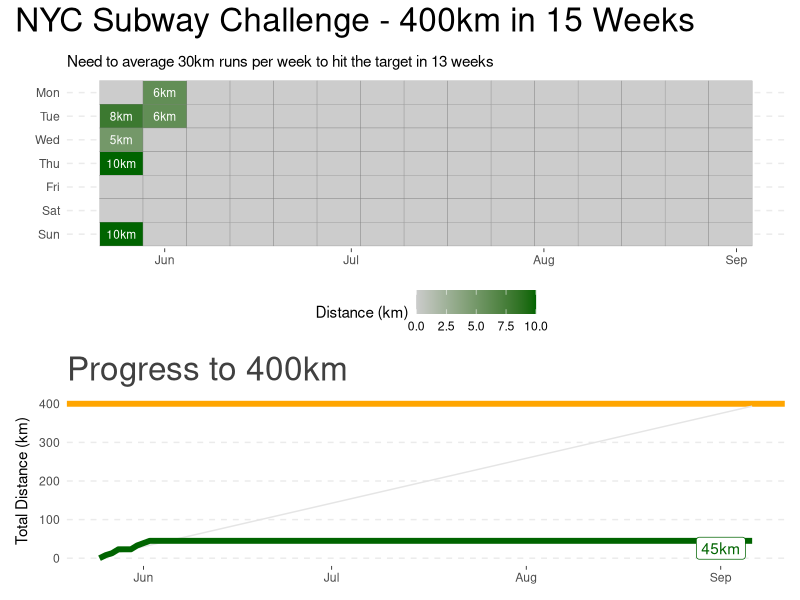

Source code (R):
## ---- chunk 1
library(tidyverse)
library(lubridate)
library(patchwork)
library(ggrepel)

plot_data <- read_csv('data/wal_strava.csv')

blog_theme <- theme_minimal() +
  theme(legend.position='bottom'
        ,plot.title = element_text(color = "grey25", size = 24)) +
  theme(panel.background = element_rect(fill = "transparent", colour = NA),
        plot.background = element_rect(fill = "transparent", colour = NA),
        axis.ticks.x = element_line(size = 0.25),
        panel.grid.major.x = element_blank(),
        panel.grid.major.y = element_line(size = 0.5, linetype = "dashed"),
        panel.grid.minor = element_blank())
## ---- chunk 2
calendar_data <- plot_data %>%
  mutate(WeekOfYear = floor_date(start_date, "week", week_start = 1), 
         DayOfWeek = lubridate::wday(start_date, label = TRUE, week_start = 1)) 

day_chart <- calendar_data %>%
  ggplot(aes(x = WeekOfYear, 
             y = fct_rev(DayOfWeek))) +
  geom_tile(aes(fill = distance), color = "grey50") +
  geom_text(data = calendar_data %>% filter(distance > 0), 
            aes(label = paste0(distance, 'km')), size=3,
            color = "white") +
  scale_fill_gradient(low="grey80", high="darkgreen") +
  labs(y = NULL, 
       x = NULL, 
       fill = 'Distance (km)', 
       subtitle = "Need to average 30km runs per week to hit the target in 13 weeks ") +
  blog_theme


daily_runs_chart <- plot_data %>%
  ggplot(aes(start_date, distance, color = distance)) + 
  geom_col() +
  scale_color_gradient(low="grey80", high="darkgreen") +
  labs(title = "Daily distance", 
       y = "Distance (km)", 
       x = NULL) +
  guides(color = FALSE) +
  blog_theme

cumsum_distance_data <- plot_data %>%
  arrange(start_date) %>%
  mutate(total_distance = cumsum(distance)) %>%
  mutate(total_distance = ifelse(start_date > today(), NA, total_distance)) 

latest_value <- cumsum_distance_data %>%
  arrange(start_date) %>%
  filter(!is.na(total_distance)) %>%
  summarise(start_date = last(start_date), 
            total_distance = last(total_distance))

target <- plot_data %>%
  mutate(daily_target = 3.75) %>%
  mutate(total_target = cumsum(daily_target))

line_chart <- cumsum_distance_data %>%
  ggplot(aes(start_date, total_distance)) + 
  geom_hline(yintercept = 400, color = "orange", size = 2) +
  geom_line(data = target, aes(x = start_date, y = total_target), color = "grey90", size = 0.5) +
  geom_line(color = "darkgreen", size = 2) +
  geom_label_repel(data = latest_value,
             aes(label = paste0(total_distance, 'km')),
             color = "darkgreen") +
  
  
  labs(title = "Progress to 400km", 
       y = "Total Distance (km)", x = NULL) +
  blog_theme

(day_chart / line_chart) +
  plot_annotation(
    title = 'NYC Subway Challenge - 400km in 15 Weeks',
    theme = theme(plot.title = element_text(size = 24))
  ) +
  plot_layout(ncol=1)

